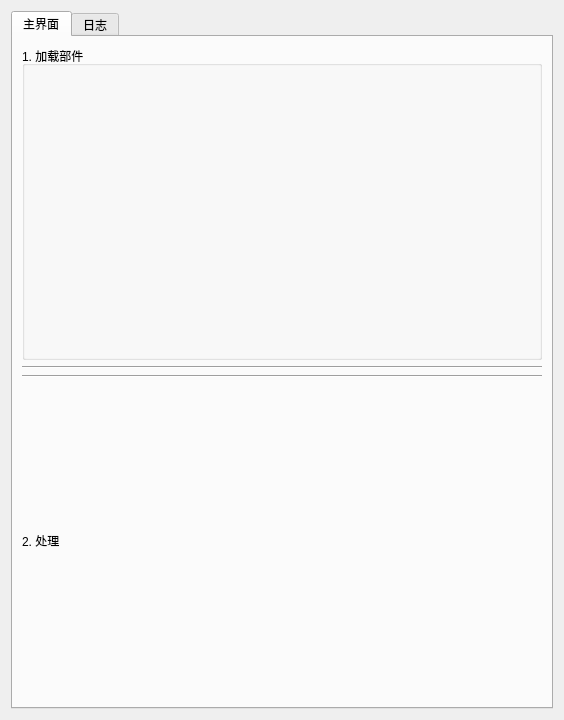
<?xml version="1.0" encoding="UTF-8"?>
<ui version="4.0">
 <class>CRSApplication</class>
 <widget class="QWidget" name="CRSApplication">
  <property name="geometry">
   <rect>
    <x>0</x>
    <y>0</y>
    <width>564</width>
    <height>720</height>
   </rect>
  </property>
  <property name="windowTitle">
   <string>Form</string>
  </property>
  <property name="layoutDirection">
   <enum>Qt::LeftToRight</enum>
  </property>
  <layout class="QVBoxLayout" name="verticalLayout">
   <item>
    <widget class="QTabWidget" name="tab_widget">
     <property name="enabled">
      <bool>true</bool>
     </property>
     <property name="sizePolicy">
      <sizepolicy hsizetype="Expanding" vsizetype="Expanding">
       <horstretch>0</horstretch>
       <verstretch>0</verstretch>
      </sizepolicy>
     </property>
     <property name="maximumSize">
      <size>
       <width>650</width>
       <height>800</height>
      </size>
     </property>
     <property name="tabPosition">
      <enum>QTabWidget::North</enum>
     </property>
     <property name="currentIndex">
      <number>0</number>
     </property>
     <widget class="QWidget" name="tab_setup">
      <attribute name="title">
       <string>主界面</string>
      </attribute>
      <layout class="QGridLayout" name="gridLayout">
       <item row="0" column="0">
        <widget class="QGroupBox" name="group_box_load">
         <property name="title">
          <string>1. 加载部件</string>
         </property>
         <layout class="QVBoxLayout" name="verticalLayout_2">
          <item>
           <widget class="QLabel" name="label">
            <property name="enabled">
             <bool>true</bool>
            </property>
            <property name="maximumSize">
             <size>
              <width>300</width>
              <height>100</height>
             </size>
            </property>
            <property name="layoutDirection">
             <enum>Qt::LeftToRight</enum>
            </property>
            <property name="text">
             <string/>
            </property>
            <property name="textFormat">
             <enum>Qt::AutoText</enum>
            </property>
            <property name="pixmap">
             <pixmap>SURFACE_LOGO-01.png</pixmap>
            </property>
            <property name="scaledContents">
             <bool>true</bool>
            </property>
            <property name="alignment">
             <set>Qt::AlignLeading|Qt::AlignLeft|Qt::AlignTop</set>
            </property>
            <property name="wordWrap">
             <bool>true</bool>
            </property>
           </widget>
          </item>
          <item>
           <layout class="QVBoxLayout" name="vertical_layout_part_selector"/>
          </item>
         </layout>
        </widget>
       </item>
       <item row="1" column="0">
        <widget class="Line" name="line_4">
         <property name="orientation">
          <enum>Qt::Horizontal</enum>
         </property>
        </widget>
       </item>
       <item row="2" column="0">
        <widget class="Line" name="line_2">
         <property name="orientation">
          <enum>Qt::Horizontal</enum>
         </property>
        </widget>
       </item>
       <item row="3" column="0">
        <layout class="QVBoxLayout" name="verticalLayout_3">
         <item>
          <widget class="QLabel" name="label_3">
           <property name="text">
            <string>2. 处理</string>
           </property>
          </widget>
         </item>
         <item>
          <layout class="QVBoxLayout" name="vertical_layout_sm_interface"/>
         </item>
        </layout>
       </item>
      </layout>
     </widget>
     <widget class="QWidget" name="tab_log">
      <property name="enabled">
       <bool>true</bool>
      </property>
      <attribute name="title">
       <string>日志</string>
      </attribute>
      <layout class="QVBoxLayout" name="verticalLayout_4">
       <item>
        <widget class="QGroupBox" name="group_box_Log">
         <property name="enabled">
          <bool>false</bool>
         </property>
         <property name="title">
          <string>信息</string>
         </property>
         <layout class="QVBoxLayout" name="verticalLayout_13">
          <property name="leftMargin">
           <number>0</number>
          </property>
          <property name="topMargin">
           <number>0</number>
          </property>
          <property name="rightMargin">
           <number>0</number>
          </property>
          <property name="bottomMargin">
           <number>0</number>
          </property>
          <item>
           <layout class="QVBoxLayout" name="vertical_layout_log"/>
          </item>
         </layout>
        </widget>
       </item>
      </layout>
     </widget>
    </widget>
   </item>
  </layout>
 </widget>
 <resources/>
 <connections/>
</ui>
